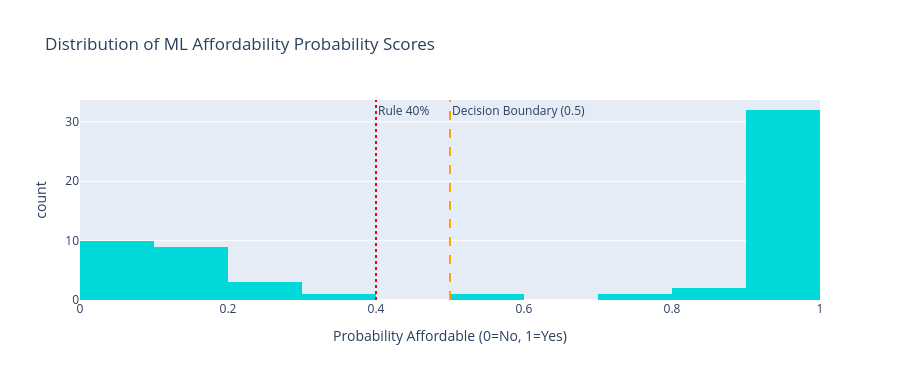

Here is the notebook cell this chart was saved with:
### Code cell
# ML Probability Distribution
fig3 = px.histogram(
    loans_pred, x='ml_probability', nbins=15,
    color_discrete_sequence=['#00d9d9'],
    title='Distribution of ML Affordability Probability Scores',
    labels={'ml_probability': 'Probability Affordable (0=No, 1=Yes)'}
)
fig3.add_vline(x=0.5, line_dash='dash', line_color='orange',
               annotation_text='Decision Boundary (0.5)')
fig3.add_vline(x=0.4, line_dash='dot', line_color='red',
               annotation_text='Rule 40%')
fig3.update_layout(height=380)
fig3.show()

### Figure 1 — Plotly figure (JSON) as saved in the notebook; plotly's stock layout.template omitted (floating-point values rounded to 4 significant figures)
{"data": [{"bingroup": "x", "hovertemplate": "Probability Affordable (0=No, 1=Yes)=%{x}<br>count=%{y}<extra></extra>", "legendgroup": "", "marker": {"color": "#00d9d9", "pattern": {"shape": ""}}, "name": "", "nbinsx": 15, "orientation": "v", "showlegend": false, "type": "histogram", "x": [0.1226, 0.522, 0.9942, 0.1475, 0.0182, 0.9945, 0.9722, 0.8446, 0.7007, 0.9744, 0.9541, 0.0216, 0.3141, 0.087, 0.2576, 0.9831, 0.8449, 0.9198, 0.9866, 0.9931, 0.9758, 0.1176, 0.9936, 0.2578, 0.9296, 0.9936, 0.9582, 0.014, 0.9461, 0.1226, 0.014, 0.017, 0.9727, 0.9931, 0.9931, 0.1033, 0.9936, 0.9689, 0.966, 0.1008, 0.9916, 0.9727, 0.9945, 0.0564, 0.9545, 0.9831, 0.1008, 0.9778, 0.9685, 0.9945, 0.9859, 0.0132, 0.1473, 0.1548, 0.9713, 0.0229, 0.0231, 0.9912, 0.2102], "xaxis": "x", "yaxis": "y"}], "layout": {"annotations": [{"showarrow": false, "text": "Decision Boundary (0.5)", "x": 0.5, "xanchor": "left", "xref": "x", "y": 1, "yanchor": "top", "yref": "y domain"}, {"showarrow": false, "text": "Rule 40%", "x": 0.4, "xanchor": "left", "xref": "x", "y": 1, "yanchor": "top", "yref": "y domain"}], "barmode": "relative", "height": 380, "legend": {"tracegroupgap": 0}, "shapes": [{"line": {"color": "orange", "dash": "dash"}, "type": "line", "x0": 0.5, "x1": 0.5, "xref": "x", "y0": 0, "y1": 1, "yref": "y domain"}, {"line": {"color": "red", "dash": "dot"}, "type": "line", "x0": 0.4, "x1": 0.4, "xref": "x", "y0": 0, "y1": 1, "yref": "y domain"}], "title": {"text": "Distribution of ML Affordability Probability Scores"}, "xaxis": {"anchor": "y", "domain": [0, 1], "title": {"text": "Probability Affordable (0=No, 1=Yes)"}}, "yaxis": {"anchor": "x", "domain": [0, 1], "title": {"text": "count"}}}}
